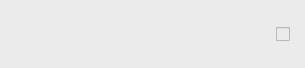
<?xml version="1.0" encoding="UTF-8"?>
<ui version="4.0">
 <class>main</class>
 <widget class="QWidget" name="main">
  <property name="geometry">
   <rect>
    <x>0</x>
    <y>0</y>
    <width>305</width>
    <height>68</height>
   </rect>
  </property>
  <property name="windowTitle">
   <string>Form</string>
  </property>
  <property name="styleSheet">
   <string notr="true">height: 40px;
border-radius: 15px;
background-color: rgb(235, 235, 235);</string>
  </property>
  <layout class="QHBoxLayout" name="horizontalLayout_2">
   <property name="spacing">
    <number>0</number>
   </property>
   <property name="leftMargin">
    <number>0</number>
   </property>
   <property name="topMargin">
    <number>0</number>
   </property>
   <property name="rightMargin">
    <number>0</number>
   </property>
   <property name="bottomMargin">
    <number>0</number>
   </property>
   <item>
    <layout class="QHBoxLayout" name="horizontalLayout">
     <item>
      <widget class="QWidget" name="widget" native="true">
       <property name="sizePolicy">
        <sizepolicy hsizetype="Preferred" vsizetype="Preferred">
         <horstretch>1</horstretch>
         <verstretch>0</verstretch>
        </sizepolicy>
       </property>
       <property name="minimumSize">
        <size>
         <width>60</width>
         <height>60</height>
        </size>
       </property>
       <property name="maximumSize">
        <size>
         <width>60</width>
         <height>60</height>
        </size>
       </property>
       <layout class="QHBoxLayout" name="horizontalLayout_10">
        <property name="leftMargin">
         <number>9</number>
        </property>
        <property name="topMargin">
         <number>9</number>
        </property>
        <property name="rightMargin">
         <number>9</number>
        </property>
        <property name="bottomMargin">
         <number>9</number>
        </property>
        <item>
         <layout class="QHBoxLayout" name="horizontalLayout_9">
          <item>
           <widget class="QLabel" name="avatar">
            <property name="minimumSize">
             <size>
              <width>40</width>
              <height>40</height>
             </size>
            </property>
            <property name="styleSheet">
             <string notr="true">image: url(:/images/images/ava.jpg);</string>
            </property>
            <property name="text">
             <string/>
            </property>
           </widget>
          </item>
         </layout>
        </item>
       </layout>
      </widget>
     </item>
     <item>
      <widget class="QWidget" name="widget_3" native="true">
       <property name="sizePolicy">
        <sizepolicy hsizetype="Preferred" vsizetype="Preferred">
         <horstretch>2</horstretch>
         <verstretch>0</verstretch>
        </sizepolicy>
       </property>
       <layout class="QHBoxLayout" name="horizontalLayout_4">
        <item>
         <layout class="QHBoxLayout" name="horizontalLayout_3">
          <item alignment="Qt::AlignLeft">
           <widget class="QLabel" name="nickname">
            <property name="sizePolicy">
             <sizepolicy hsizetype="Preferred" vsizetype="Preferred">
              <horstretch>0</horstretch>
              <verstretch>0</verstretch>
             </sizepolicy>
            </property>
            <property name="text">
             <string/>
            </property>
           </widget>
          </item>
         </layout>
        </item>
       </layout>
      </widget>
     </item>
     <item>
      <widget class="QWidget" name="widget_4" native="true">
       <property name="sizePolicy">
        <sizepolicy hsizetype="Fixed" vsizetype="Fixed">
         <horstretch>1</horstretch>
         <verstretch>0</verstretch>
        </sizepolicy>
       </property>
       <property name="minimumSize">
        <size>
         <width>56</width>
         <height>56</height>
        </size>
       </property>
       <property name="maximumSize">
        <size>
         <width>56</width>
         <height>56</height>
        </size>
       </property>
       <layout class="QHBoxLayout" name="horizontalLayout_6">
        <item>
         <layout class="QHBoxLayout" name="horizontalLayout_5">
          <item alignment="Qt::AlignRight">
           <widget class="QLabel" name="score">
            <property name="sizePolicy">
             <sizepolicy hsizetype="Fixed" vsizetype="Fixed">
              <horstretch>0</horstretch>
              <verstretch>0</verstretch>
             </sizepolicy>
            </property>
            <property name="minimumSize">
             <size>
              <width>30</width>
              <height>0</height>
             </size>
            </property>
            <property name="maximumSize">
             <size>
              <width>16777215</width>
              <height>16777215</height>
             </size>
            </property>
            <property name="text">
             <string/>
            </property>
           </widget>
          </item>
         </layout>
        </item>
       </layout>
      </widget>
     </item>
     <item>
      <widget class="QWidget" name="widget_2" native="true">
       <property name="sizePolicy">
        <sizepolicy hsizetype="Expanding" vsizetype="Expanding">
         <horstretch>1</horstretch>
         <verstretch>0</verstretch>
        </sizepolicy>
       </property>
       <property name="minimumSize">
        <size>
         <width>50</width>
         <height>50</height>
        </size>
       </property>
       <property name="maximumSize">
        <size>
         <width>50</width>
         <height>50</height>
        </size>
       </property>
       <layout class="QHBoxLayout" name="horizontalLayout_8">
        <item>
         <layout class="QHBoxLayout" name="horizontalLayout_7">
          <item alignment="Qt::AlignRight">
           <widget class="QCheckBox" name="has_prompt">
            <property name="text">
             <string/>
            </property>
           </widget>
          </item>
         </layout>
        </item>
       </layout>
      </widget>
     </item>
    </layout>
   </item>
  </layout>
 </widget>
 <resources>
  <include location="pc.qrc"/>
 </resources>
 <connections/>
</ui>
